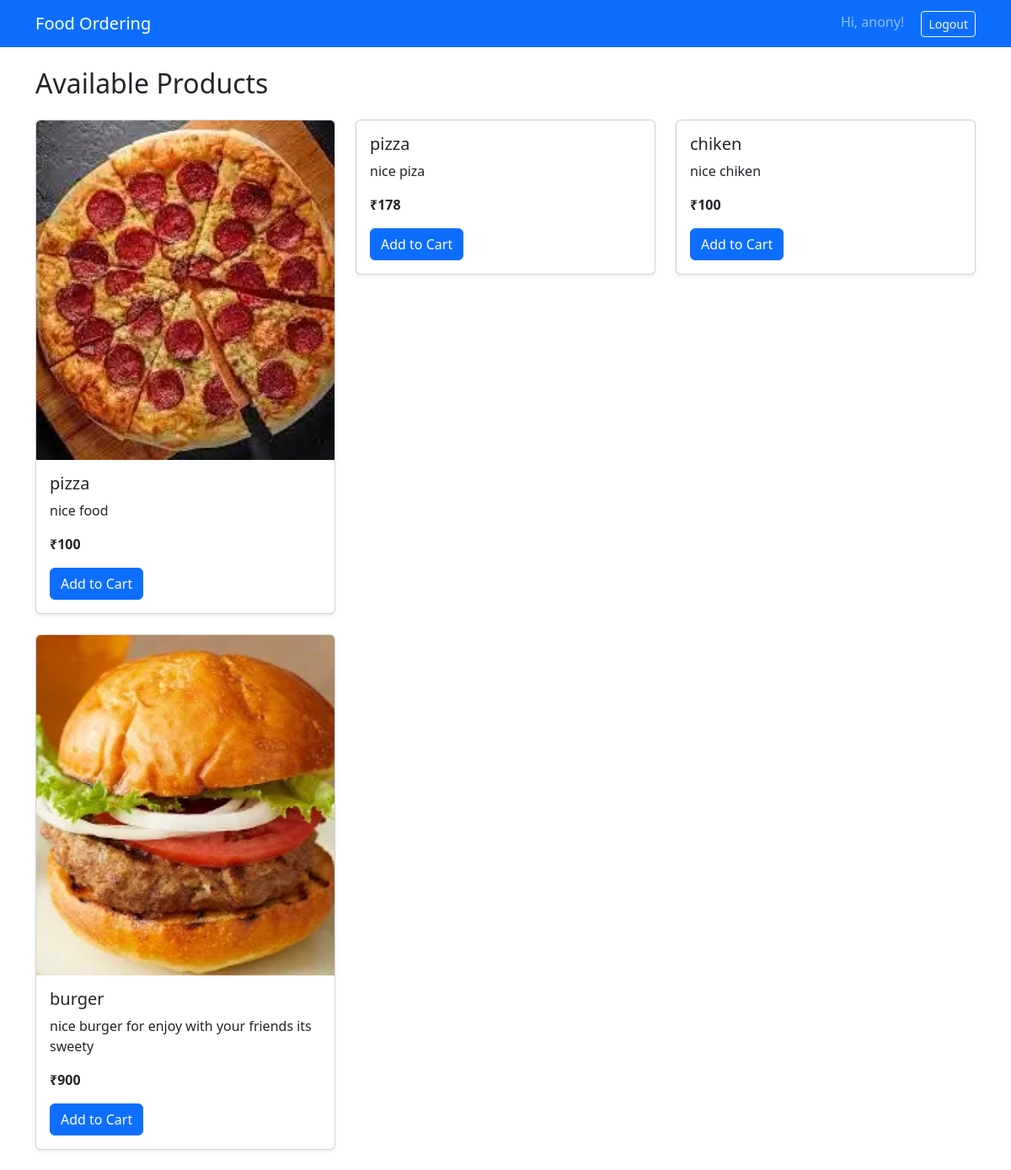
The app's page / (signed in) with its own data.
### products/models.py (models this page shows, shortened)
class BaseModel(models.Model):
    uid = models.UUIDField(default=uuid.uuid4, editable=False, primary_key=True)
    created_at = models.DateField(auto_now_add=True)
    update_at = models.DateField(auto_now=True)
    class Meta:
        abstract = True

class Product(BaseModel):
    product_name = models.CharField(max_length=100)
    product_slug = models.SlugField(unique=True)
    product_description = models.TextField()
    product_price = models.IntegerField(default=0)
    product_demo_price = models.IntegerField(default=0)

class ProductImages(BaseModel):
    product = models.ForeignKey(Product, on_delete=models.CASCADE, related_name="images")
    product_images = models.ImageField(upload_to='products/', blank=True, null=True)

### products/views.py (the view)
# urls.py: path('', views.product_list, name='product_list'),
def product_list(request):
    products = Product.objects.all()
    return render(request, 'products/product_list.html', {'products': products})

### products/templates/products/product_list.html (shortened to what this page needs)
{% extends 'base.html' %}
{% block content %}
<h2 class="mb-4">Available Products</h2>
<div class="row">
    {% for product in products %}
    <div class="col-md-4">
        <div class="card mb-4 shadow-sm">
            {% if product.images.all %}
            <img src="{{ product.images.all.0.product_images.url }}" class="card-img-top" alt="{{ product.product_name }}">
            {% endif %}
            <div class="card-body">
                <h5 class="card-title">{{ product.product_name }}</h5>
                <p class="card-text">{{ product.product_description }}</p>
                <p class="card-text fw-bold">₹{{ product.product_price }}</p>
                <form method="POST" action="{% url 'add_to_cart' product.uid %}">
                    <button type="submit" class="btn btn-primary">Add to Cart</button>
                </form>
            </div>
        </div>
    </div>
    {% endfor %}
</div>
{% endblock %}

### templates/base.html (shortened to what this page needs)
<!DOCTYPE html>
<html lang="en">
<head>
  <link href="https://cdn.jsdelivr.net/npm/bootstrap@5.3.0/dist/css/bootstrap.min.css" rel="stylesheet" />
</head>
<body>
  <nav class="navbar navbar-expand-lg navbar-dark bg-primary mb-4">
    <div class="container">
      <a class="navbar-brand" href="{% url 'product_list' %}">Food Ordering</a>
      <div>
        {% if user.is_authenticated %}
          <span class="navbar-text me-3">Hi, {{ user.username }}!</span>
          <a class="btn btn-outline-light btn-sm" href="{% url 'logout' %}">Logout</a>
        {% else %}
          <a class="btn btn-outline-light btn-sm me-2" href="{% url 'login' %}">Login</a>
          <a class="btn btn-light btn-sm" href="{% url 'register' %}">Register</a>
        {% endif %}
      </div>
    </div>
  </nav>
  <div class="container">
    {% block content %}{% endblock %}
  </div>
</body>
</html>

### records on screen
Product: images.all.0.product_images (picture), product_name "pizza", product_description "nice food", product_price "100"
Product: product_name "pizza", product_description "nice piza", product_price "178"
Product: product_name "chiken", product_description "nice chiken", product_price "100"
Product: images.all.0.product_images (picture), product_name "burger", product_description "nice burger for enjoy with your friends its sweety", product_price "900"

### other values on screen
{{ user.username }} "anony"
